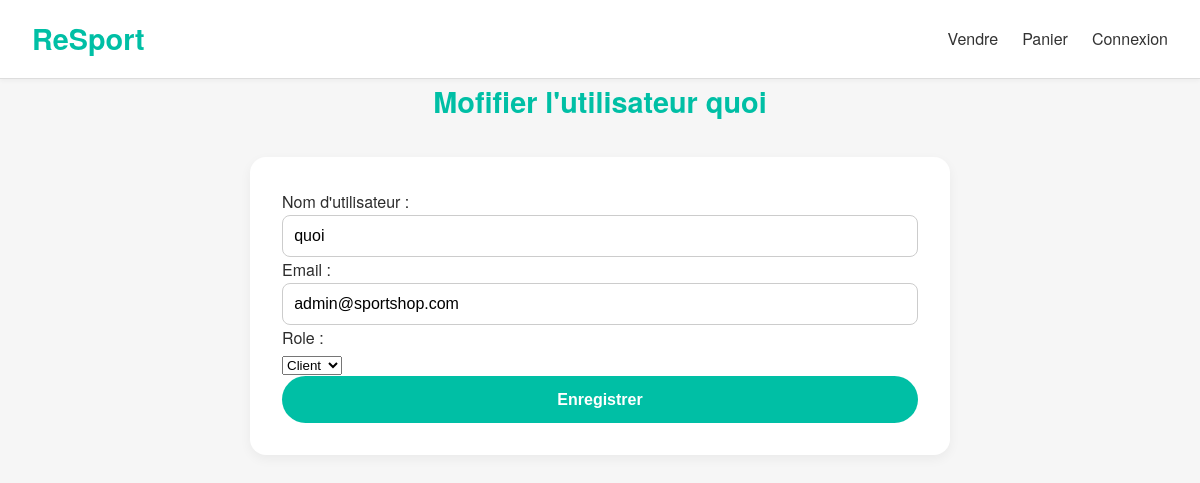
The app's page /pages/editUserPage.php?id=3 with its own data.
### tables this page shows
CREATE TABLE User (
    id INT AUTO_INCREMENT PRIMARY KEY,
    username VARCHAR(50) NOT NULL UNIQUE,
    password VARCHAR(255) NOT NULL, 
    email VARCHAR(100) NOT NULL UNIQUE,
    balance DECIMAL(10, 2) DEFAULT 0.00,
    profile_photo VARCHAR(255), 
    role ENUM('client', 'admin') DEFAULT 'client'
);

### includes/loginDB.php (called while the page is built, shortened)
<?php
    function getUserById($id) {
        try {
            $mysqlClient = getPDOConnection();
            $mysqlClient->setAttribute(PDO::ATTR_ERRMODE, PDO::ERRMODE_EXCEPTION);
            $userStmt = $mysqlClient->prepare('SELECT * FROM `user` WHERE id = :id');
            $userStmt->execute(['id' => $id]);
            $user = $userStmt->fetch(PDO::FETCH_ASSOC);
            $articlesStmt = $mysqlClient->prepare('SELECT * FROM `article` WHERE author_id = :id');
            $articlesStmt->execute(['id' => $id]);
            $articles = $articlesStmt->fetchAll(PDO::FETCH_ASSOC);
            $invoicesStmt = $mysqlClient->prepare('SELECT * FROM `invoice` WHERE user_id = :id');
            $invoicesStmt->execute(['id' => $id]);
            $invoices = $invoicesStmt->fetchAll(PDO::FETCH_ASSOC);
            return [
                'user' => $user,
                'articles' => $articles,
                'invoices' => $invoices
            ];
        } catch (PDOException $e) {
            echo "Erreur : " . $e->getMessage();
            return null;
        }
    }
?>

### pages/editUserPage.php (the view, shortened to what this page needs)
<?php
require_once '../includes/loginDB.php';
$id = $_GET['id'];
$userFull = getUserById($id);
$userForForm = $userFull['user'];
?>
<!DOCTYPE html>
<html lang="fr">
    <head>
        <link rel="stylesheet" href="../css/account.css">
        <link rel="stylesheet" href="../css/header.css">
    </head>
    <body>
        <?php
        include '../templates/header.php';
        ?>
        <div class="body">
            <h2 style="text-align:center;">Mofifier l'utilisateur <?= htmlspecialchars($userForForm ['username'] ?? '') ?></h2>
                <form method="POST">
                    <div>Nom d'utilisateur :</div>
                    <input type="text" name="username" value="<?= htmlspecialchars($userForForm ['username'] ?? '') ?>">
                    <div>Email :</div>
                    <input type="email" name="email" value="<?= htmlspecialchars($userForForm ['email'] ?? '') ?>">
                    <div>Role :</div>
                    <select name="role">
                        <option value="client" <?= (isset($userForForm ['role']) && $userForForm ['role'] === 'client') ? 'selected' : '' ?>>Client</option>
                    </select>
                    <button type="submit">Enregistrer</button>
                </form>
        </div>
    </body>
</html>

### css/account.css (style rules this page uses)
* { margin: 0; padding: 0; box-sizing: border-box; }
body { font-family: 'Helvetica Neue', 'Segoe UI', sans-serif; margin: 0; padding: 0; background-color: #f6f6f6; color: #2d2d2d; line-height: 1.6; }
h3, h2 { color: #00bfa5; font-size: 1.8rem; margin-bottom: 1.5rem; text-align: center; }
.body form, section { background-color: #fff; padding: 2rem; margin: 2rem auto; border-radius: 16px; box-shadow: 0 4px 12px rgba(0, 0, 0, 0.05); max-width: 700px; }
form input { width: 100%; padding: 0.7rem; border: 1px solid #ccc; border-radius: 8px; font-size: 1rem; transition: border-color 0.3s ease; }
form button { width: 100%; padding: 0.9rem; background-color: #00bfa5; border: none; border-radius: 30px; color: #fff; font-size: 1rem; font-weight: 600; cursor: pointer; transition: background-color 0.3s ease; }

### records on screen
user: username "quoi", email "admin@sportshop.com", role "Client"
